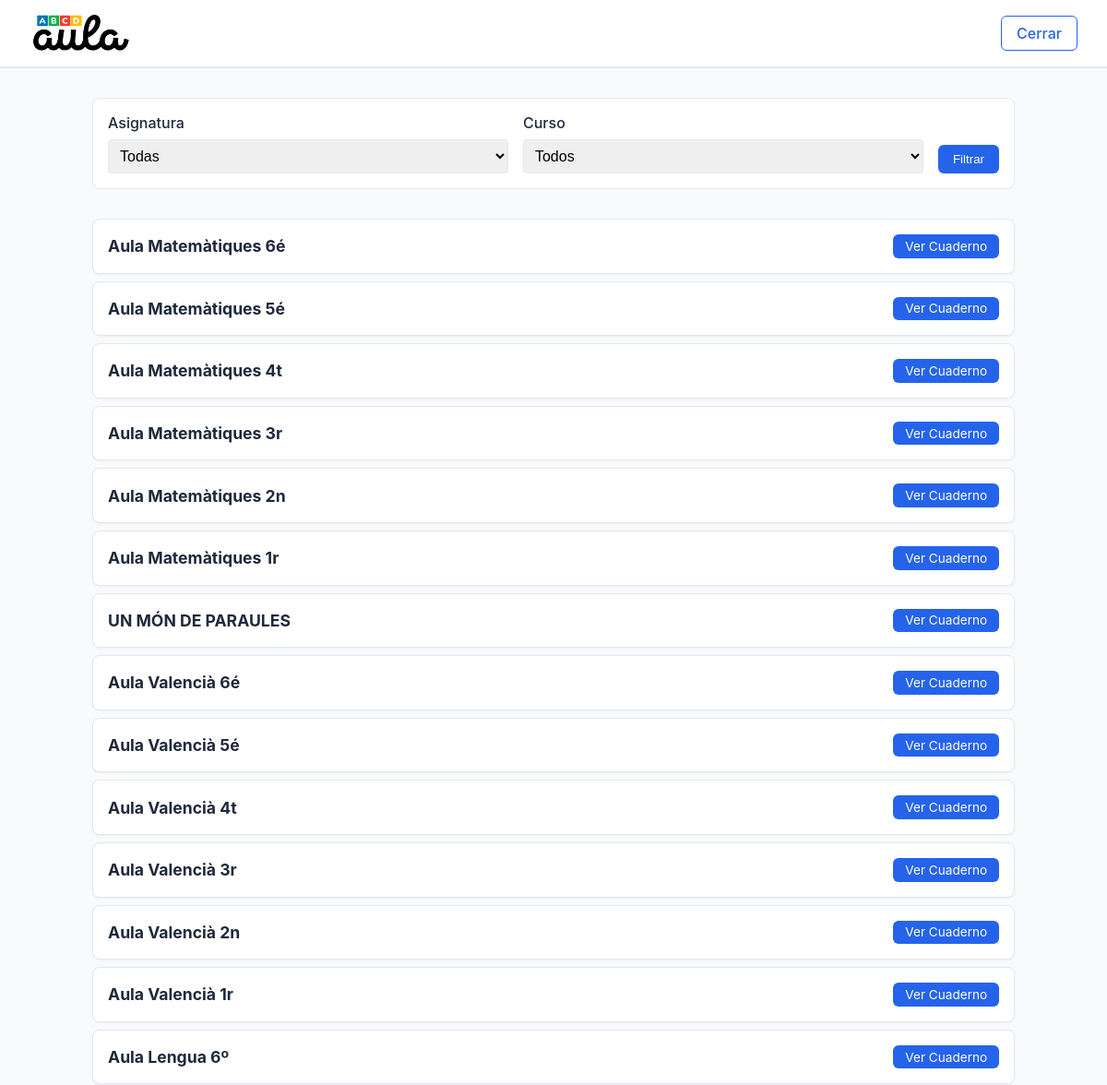
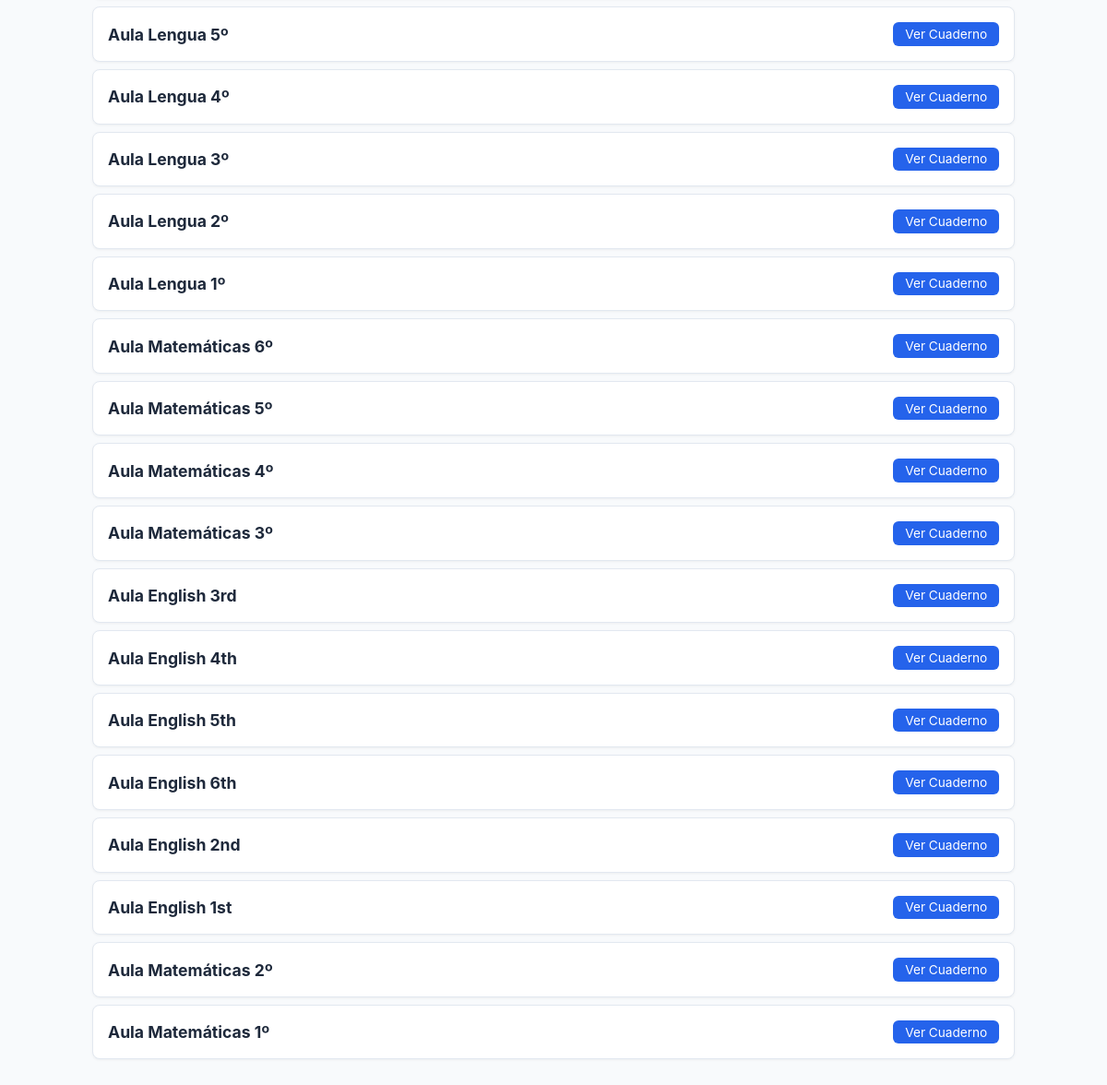
The page / on the database its author committed (2 pictures, top to bottom).
### app/models.py (models this page shows)
class PDF(Base):
    __tablename__ = "pdfs"
    id = Column(Integer, primary_key=True, index=True)
    title = Column(String, index=True)
    filename = Column(String, unique=True)
    subject = Column(String, index=True) # Asignatura
    grade = Column(String, index=True)   # Curso
    uploaded_at = Column(DateTime, default=datetime.utcnow)
    access_codes = relationship("AccessCode", back_populates="pdf")

### app/routers/viewer.py (the view)
@router.get("/", response_class=HTMLResponse)
async def home(
    request: Request,
    subject: str = None,
    grade: str = None,
    db: Session = Depends(database.get_db)
):
    query = db.query(models.PDF)
    if subject and subject != "":
        query = query.filter(models.PDF.subject == subject)
    if grade and grade != "":
        query = query.filter(models.PDF.grade == grade)
    pdfs = query.order_by(models.PDF.uploaded_at.desc()).all()
    return templates.TemplateResponse("index.html", {
        "request": request,
        "pdfs": pdfs,
        "selected_subject": subject,
        "selected_grade": grade,
        "subjects": SUBJECTS,
        "grades": GRADES
    })

### templates/index.html (shortened to what this page needs)
{% extends "base.html" %}
{% block content %}
<form action="/" method="get" class="filter-bar">
    <div class="filter-item">
        <label>Asignatura</label>
        <select name="subject" onchange="this.form.submit()">
            <option value="">Todas</option>
        </select>
    </div>
    <div class="filter-item">
        <label>Curso</label>
        <select name="grade" onchange="this.form.submit()">
            <option value="">Todos</option>
        </select>
    </div>
    <div style="align-self: flex-end;">
        <button type="submit" class="btn">Filtrar</button>
    </div>
</form>
<div class="pdf-list">
    {% for pdf in pdfs %}
    <div class="card"
        style="display: flex; justify-content: space-between; align-items: center; padding: 1rem; margin-bottom: 0.5rem;">
        <div>
            <h3 style="margin: 0; font-size: 1.1rem;">{{ pdf.title }}</h3>
        </div>
        <a href="/pdf/{{ pdf.id }}" class="btn"
            style="padding: 0.3rem 0.8rem; font-size: 0.85rem; font-weight: 400;">Ver Cuaderno</a>
    </div>
    {% endfor %}
</div>
{% endblock %}

### templates/base.html (shortened to what this page needs)
<!DOCTYPE html>
<html lang="es">
<head>
</head>
<body>
    <nav class="navbar">
        <div style="display: flex; align-items: center; gap: 1rem;">
            <a href="/" class="logo" style="display: flex; align-items: center;">
                <img src="/static/images/logo_aula_abcd.png" alt="Aula PDF" style="height: 40px;">
            </a>
        </div>
        <div>
            {% if request.session.get("user_id") %}
            {% if request.session.get("is_admin") %}
            {% if not request.url.path.startswith('/admin') %}
            <a href="/admin" class="btn btn-outline" style="margin-right: 0.5rem">Admin</a>
            {% endif %}
            {% endif %}
            {% block navbar_extra %}{% endblock %}
            <a href="javascript:void(0);" onclick="closeApp()" class="btn btn-outline">Cerrar</a>
            {% else %}
            {% if request.url.path != '/login' and request.url.path != '/register' %}
            <a href="javascript:void(0);" onclick="closeApp()" class="btn btn-outline">Cerrar</a>
            {% endif %}
            {% endif %}
        </div>
    </nav>
    <div class="container">
        {% block content %}{% endblock %}
    </div>
</body>
</html>

### templates/base.html (style rules this page uses)
:root { --primary: #2563eb; --primary-dark: #1e40af; --bg-body: #f8fafc; --bg-card: #ffffff; --text-main: #1e293b; --text-muted: #64748b; --border: #e2e8f0; }
body { font-family: -apple-system, BlinkMacSystemFont, "Segoe UI", Roboto, Helvetica, Arial, sans-serif; margin: 0; padding: 0; background-color: var(--bg-body); color: var(--text-main); }
.navbar { background: var(--bg-card); border-bottom: 2px solid var(--border); padding: 1rem 2rem; display: flex; justify-content: space-between; align-items: center; position: relative; }
.logo { font-weight: 700; font-size: 1.5rem; color: var(--primary); text-decoration: none; }
.container { max-width: 1000px; margin: 2rem auto; padding: 0 1rem; position: relative; z-index: 10; }
.card { background: var(--bg-card); border: 1px solid var(--border); border-radius: 8px; padding: 1.5rem; margin-bottom: 1rem; box-shadow: 0 1px 3px rgba(0, 0, 0, 0.05); }
.btn { display: inline-block; background: var(--primary); color: white; padding: 0.5rem 1rem; border-radius: 6px; text-decoration: none; font-weight: 500; border: none; cursor: pointer; transition: background 0.2s; }
.btn-outline { background: transparent; border: 1px solid var(--primary); color: var(--primary); }
label { display: block; margin-bottom: 0.5rem; font-weight: 500; }
input, select { width: 100%; padding: 0.5rem; border: 1px solid var(--border); border-radius: 4px; font-size: 1rem; }
.filter-bar { background: var(--bg-card); padding: 1rem; border-radius: 8px; margin-bottom: 2rem; display: flex; gap: 1rem; align-items: end; border: 1px solid var(--border); }
.filter-item { flex: 1; }

### rows shown on the page
PDF: title "Aula Matemàtiques 6é"
PDF: title "Aula Matemàtiques 5é"
PDF: title "Aula Matemàtiques 4t"
PDF: title "Aula Matemàtiques 3r"
PDF: title "Aula Matemàtiques 2n"
PDF: title "Aula Matemàtiques 1r"
PDF: title "UN MÓN DE PARAULES"
PDF: title "Aula Valencià 6é"
PDF: title "Aula Valencià 5é"
PDF: title "Aula Valencià 4t"
PDF: title "Aula Valencià 3r"
PDF: title "Aula Valencià 2n"
PDF: title "Aula Valencià 1r"
PDF: title "Aula Lengua 6º"
PDF: title "Aula Lengua 5º"
PDF: title "Aula Lengua 4º"
PDF: title "Aula Lengua 3º"
PDF: title "Aula Lengua 2º"
PDF: title "Aula Lengua 1º"
PDF: title "Aula Matemáticas 6º"
PDF: title "Aula Matemáticas 5º"
PDF: title "Aula Matemáticas 4º"
PDF: title "Aula Matemáticas 3º"
PDF: title "Aula English 3rd"
PDF: title "Aula English 4th"
PDF: title "Aula English 5th"
PDF: title "Aula English 6th"
PDF: title "Aula English 2nd"
PDF: title "Aula English 1st"
PDF: title "Aula Matemáticas 2º"
PDF: title "Aula Matemáticas 1º"
